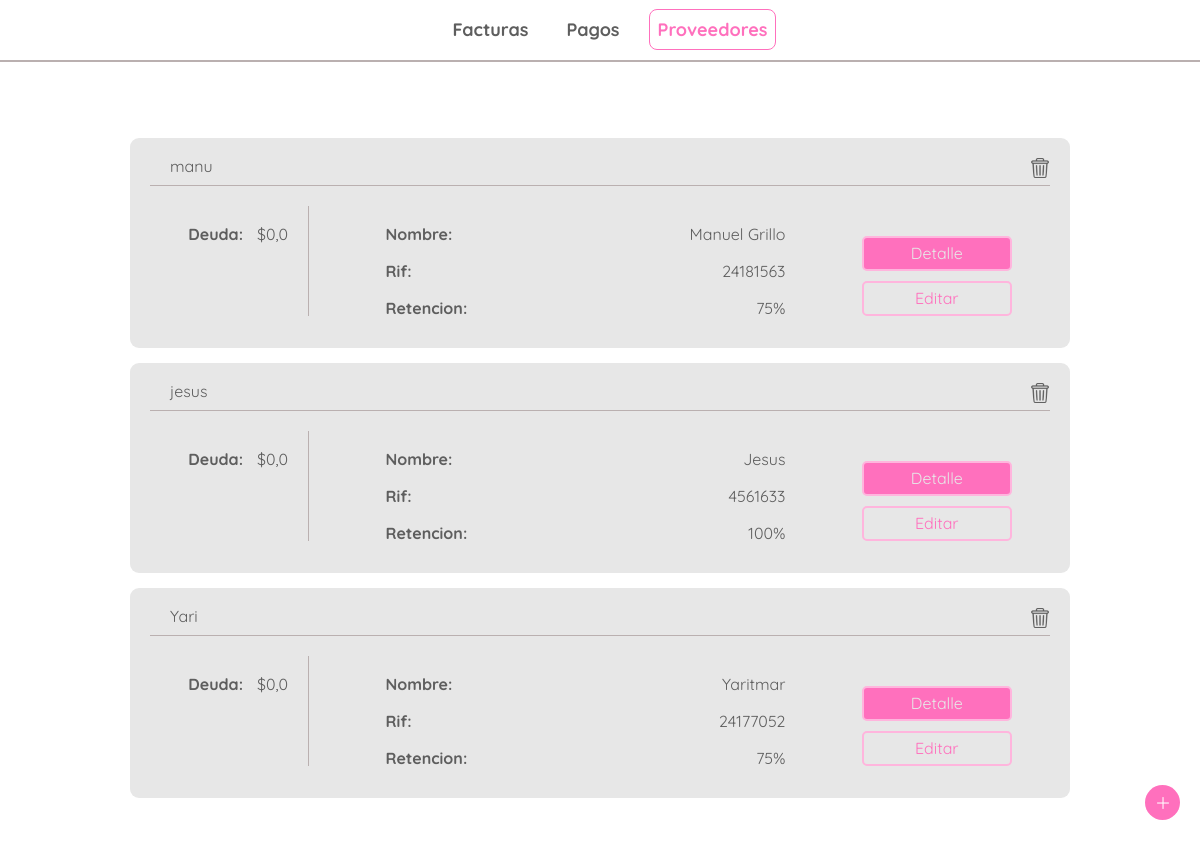
The page /providers/home/ on the database as committed earlier.
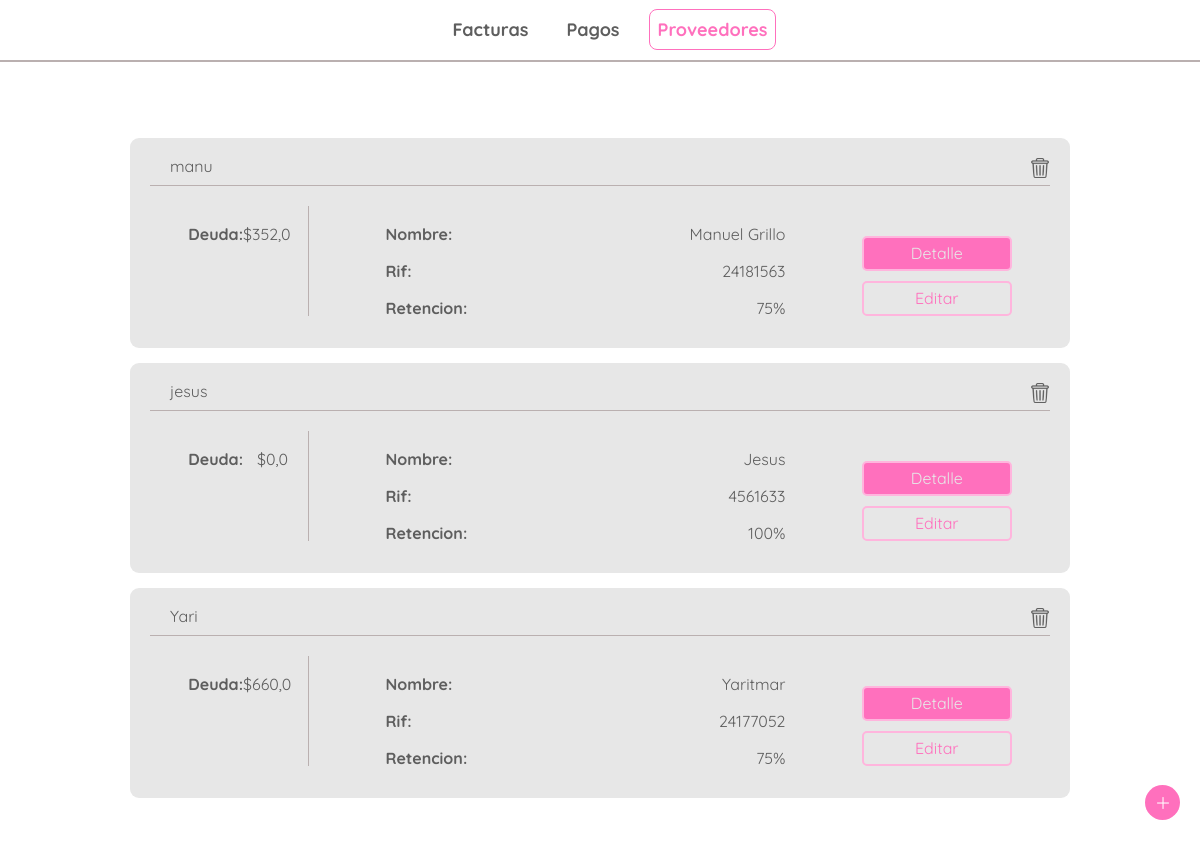
The same page on the database as committed later.
### providers/models.py (models this page shows)
class Provider(models.Model):
    id = HashidAutoField(primary_key=True)
    rif = models.CharField(max_length=15)
    name = models.CharField(max_length=70)
    nickname = models.CharField(max_length= 70)
    TAXES = [
        ('0','0% tax retained'),
        ('75','75% tax retained'),
        ('100','100% tax retained'),
    ]
    taxtype = models.CharField(max_length=3, choices=TAXES)
    dollar_debt = models.FloatField(default=0)

### providers/views.py (the view)
# urls.py: path('', views.index, name='index'),
def index(request):
    providers_list = Provider.objects.all()
    request = reset_messages(request)
    return render(request, 'providers/index.html',{
        'providers_list':providers_list,
    })

### bills/views.py (called while the page is built)
def reset_messages(request):
    try :
        aux = request.session['message_shown']
    except KeyError:
        request.session['message_shown'] = False
        request.session['message'] = ''
    else:
        if not request.session['message_shown'] :
            request.session['message_shown'] = True
        else:
            request.session['message'] = ''
        return request

### providers/templates/providers/index.html (shortened to what this page needs)
{% extends 'bills/header.html' %}
{% block content %}
{% load static %}
<body>
<div class="bills">
    <div class="bills-container">
        {% for provider in providers_list %}
        <div class="bill-content">
            <div class="bill-head">
                <div class="bill-head-left">
                    <p>{{provider.nickname}}</p>
                </div>
                <div class="bill-head-right">
                    <figure>
                        <a href="{% url 'providers:delete_provider'  provider.id %}">
                            <img src="{% static 'bills/images/trash.png'  %}" alt="trash" class="trash">
                        </a>
                    </figure>
                </div>
            </div>
            <div class="bill-body">
                <div class="bill-body-sub-left-provider">
                    <div class="bill-detail">
                        <p>Deuda:</p>
                        <p>${{provider.dollar_debt}}</p>
                    </div>
                </div>
                <div class="bill-body-sub-provider">
                    <div class="bill-detail">
                        <p>Nombre:</p>
                        <p>{{provider.name}}</p>
                    </div>
                    <div class="bill-detail">
                        <p>Rif:</p>
                        <p>{{provider.rif}}</p>
                    </div>
                    <div class="bill-detail">
                        <p>Retencion:</p>
                        <p>{{provider.taxtype}}%</p>
                    </div>
                </div>
                <div class="bill-body-buttons">
                    <a href="{% url 'providers:provider_detail'  provider.id %}" class="link-primary-button">Detalle</a>
                    <a href="{% url 'providers:update_provider'  provider.id %}" class="link-secondary-button">Editar</a>
                </div>
            </div>
        </div>
        {% endfor %}
    </div>
    <div class="add">
        <figure class="figure">
            <img src="{% static 'bills/images/plus.png'  %}" alt="new-bill">
        </figure>
    </div>
</div>
</body>
{% endblock %}

Rows that differ between the two databases and show on the page:
changed Provider "manu": dollar_debt "0,0" → "352,0"
changed Provider "Yari": dollar_debt "0,0" → "660,0"
